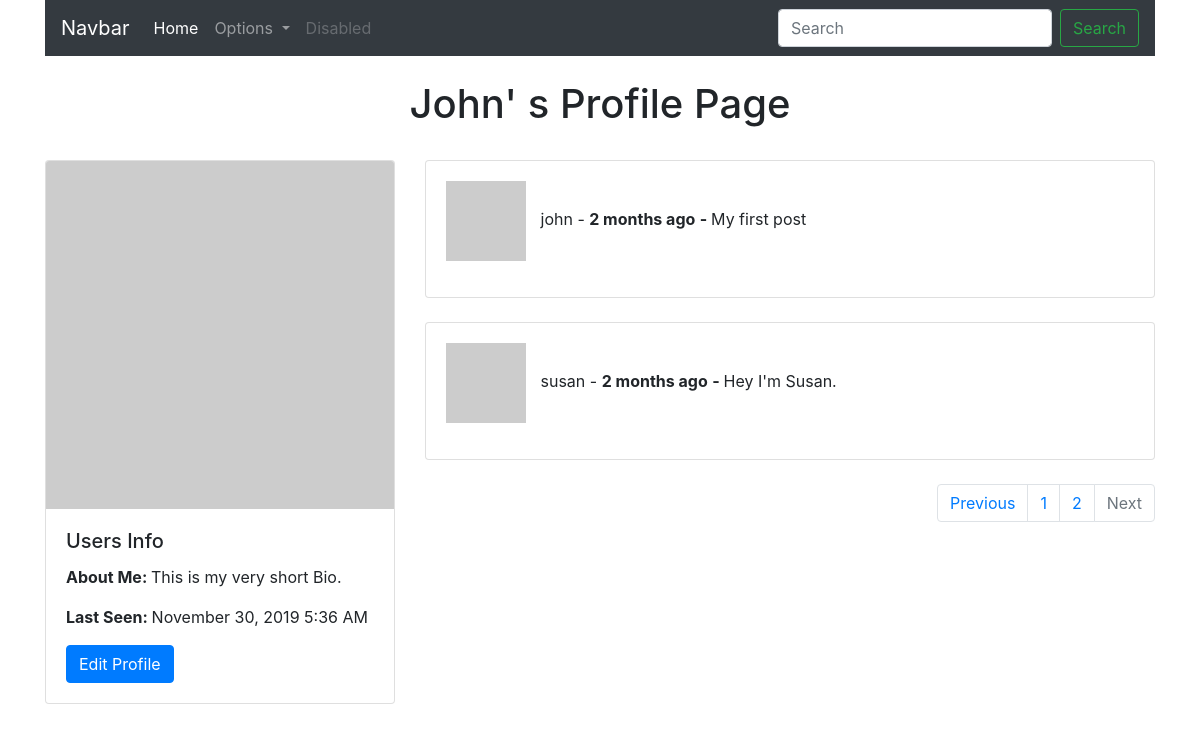
/user/john?page=2 (signed in), run on the app's committed database.
### app/models/user_model.py (models this page shows, shortened)
class User(UserMixin, db.Model):
    id = db.Column(db.Integer, primary_key=True)
    username = db.Column(db.String(64), index=True, unique=True)
    email = db.Column(db.String(120), index=True, unique=True)
    password_hash = db.Column(db.String(128))
    about_me = db.Column(db.String(140))
    last_seen = db.Column(db.DateTime, default=datetime.utcnow)
    posts = db.relationship('Post', backref='author', lazy='dynamic')
    followed = db.relationship(
        'User', secondary=followers,
        primaryjoin=(followers.c.follower_id == id),
        secondaryjoin=(followers.c.followed_id == id),
        backref=db.backref('followers', lazy='dynamic'), lazy='dynamic')
    def avatar(self, size):
        digest = md5(self.email.lower().encode('utf-8')).hexdigest()
        return 'https://www.gravatar.com/avatar/{}?d=identicon&s={}'.format(digest, size)
    def followed_posts(self):
        followed = Post.query.join(
            followers, (followers.c.followed_id == Post.user_id)).filter(
            followers.c.follower_id == self.id)
        own = Post.query.filter_by(user_id=self.id)
        posts = followed.union(own).order_by(Post.timestamp.desc())
        return posts

### app/models/post_model.py (models this page shows, shortened)
class Post(db.Model):
    id = db.Column(db.Integer, primary_key=True)
    body = db.Column(db.String(140))
    timestamp = db.Column(db.DateTime, index=True, default=datetime.utcnow())
    user_id = db.Column(db.Integer, db.ForeignKey('user.id'))

### app/main/routes.py (the view)
@bp.route('/user/<username>')
@login_required
def user(username):
    title = 'User Profile'
    user = User.query.filter_by(username=username).first_or_404()
    page = request.args.get('page', 1, type=int)
    posts = user.followed_posts().paginate(page, current_app.config['POSTS_PER_PAGE'], False)
    next_url = url_for('main.user', username=user.username, page=posts.next_num) if posts.has_next else None
    prev_url = url_for('main.user', username=username, page=posts.prev_num) if posts.has_prev else None
    return render_template('main/user.html', title=title, user=user, posts=posts, next_url=next_url, prev_url=prev_url)

### app/main/routes.py (called while the page is built)
@bp.before_request
def before_request():
    if current_user.is_authenticated:
        current_user.last_seen = datetime.utcnow()
        db.session.commit()

### app/models/user_model.py (called while the page is built)
@login.user_loader
def load_user(id):
    return User.query.get(int(id))

### app/templates/main/user.html
{% extends 'base.html' %}
{% block content %}
    <div class="row justify-content-md-center">
        <div class="col-sm-12 text-center">
            <h1>{{ user.username | capitalize }}' s Profile Page</h1>
        </div>
    </div> <br>
    <div class="row">
        <div class="col-sm-4">
            <div class="card">
                <img src="{{ user.avatar(128) }}" class="card-img-top" alt="profile-avatar">
                <div class="card-body">
                    <h5 class="card-title">Users Info</h5>
                    <p class="card-text">
                        {% if user.about_me %} <span class="bold">About Me: </span>{{ user.about_me }}{% endif %}
                    </p>
                <p class="card-text">
                        {% if user.last_seen %}
                            <span class="bold">Last Seen: </span>{{ moment(user.last_seen).format('LLL') }}
                        {% endif %}
                    </p>
                    {% if user == current_user %}
                        <a href="{{ url_for('main.edit_profile') }}" class="btn btn-primary">Edit Profile</a>
                    {% elif not current_user.is_following(user) %}
                        <a href="{{ url_for('follow', username=user.username) }}" class="btn btn-primary">Follow</a>
                    {% else %}
                        <a href="{{ url_for('unfollow', username=user.username) }}" class="btn btn-primary">Unfollow</a>
                    {% endif %}
                </div>
            </div>
        </div>
        <div class="col-sm-8">
            {% include 'partials/posts.html' %}
        </div>
    </div>
{% endblock %}

### app/templates/partials/posts.html
{% for post in posts.items %}
    <div class="card card-body">
        <p>
            <img src="{{ post.author.avatar(36) }}" alt="author-avatar" class="avatar">
            {{ post.author.username }} - <span class="bold">{{ moment(post.timestamp).fromNow() }}</span>
            <span class="bold"> - </span> {{ post.body }}</p>
    </div>
    <br>
{% endfor %}
<nav aria-label="Page navigation example">
    <ul class="pagination justify-content-end">
        {% if not prev_url %}
            <li class="page-item disabled">
                <a class="page-link" href="{{ prev_url }}" tabindex="-1" aria-disabled="true">Previous</a>
            </li>
        {% else %}
            <li class="page-item">
                <a class="page-link" href="{{ prev_url }}" tabindex="-1" aria-disabled="true">Previous</a>
            </li>
        {% endif %}
        {% if form %}
            {% for page in posts.iter_pages() %}
                <li class="page-item"><a class="page-link" href="{{ url_for('main.index', page=page) }}">{{ page }}</a></li>
            {% endfor %}
        {% elif user %}
            {% for page in posts.iter_pages() %}
                <li class="page-item"><a class="page-link"
                                         href="{{ url_for('main.user', username=user.username, page=page) }}">{{ page }}</a>
                </li>
            {% endfor %}
        {% else %}
            {% for page in posts.iter_pages() %}
                <li class="page-item"><a class="page-link" href="{{ url_for('main.explore', page=page) }}">{{ page }}</a>
                </li>
            {% endfor %}
        {% endif %}
        {% if next_url %}
            <li class="page-item">
                <a class="page-link" href="{{ next_url }}">Next</a>
            </li>
        {% else %}
            <li class="page-item disabled">
                <a class="page-link" href="{{ next_url }}">Next</a>
            </li>
        {% endif %}
    </ul>
</nav>

### app/static/styles.css (style rules this page uses)
body { padding-bottom: 80px; }
.bold { font-weight: bold; }
.avatar { padding-right: 10px; }

### data on the page
User: username "John", about_me "This is my very short Bio.", last_seen "November 30, 2019 5:36 AM"
Post: author.username "john", timestamp "2 months ago", body "My first post"
Post: author.username "susan", timestamp "2 months ago", body "Hey I'm Susan."

### other printed values
{{ page }} "1" "2"
